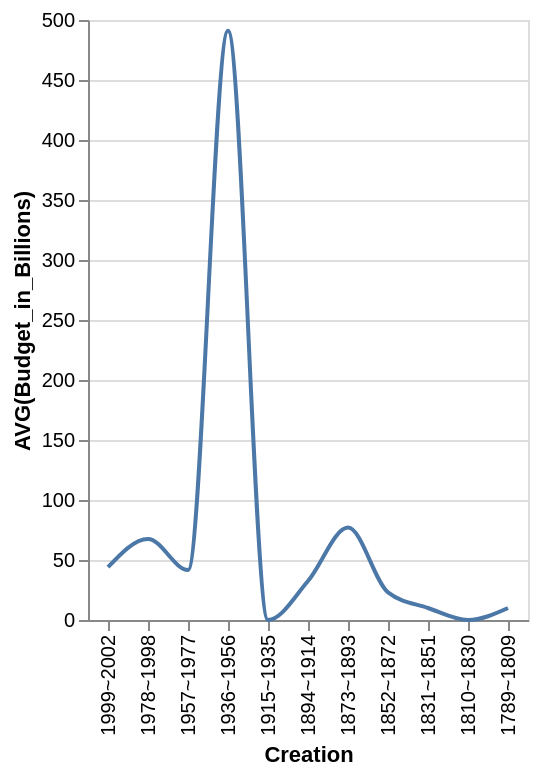

Vega-Lite specification for this chart:
### Vega-Lite specification from a JSON file in a GitHub repository (floating-point values rounded to 4 significant figures)
{"data": {"values": [{"x_data": "1789~1809", "y_data": 10}, {"x_data": "1810~1830", "y_data": 0}, {"x_data": "1831~1851", "y_data": 10}, {"x_data": "1852~1872", "y_data": 23}, {"x_data": "1873~1893", "y_data": 77}, {"x_data": "1894~1914", "y_data": 32.5}, {"x_data": "1915~1935", "y_data": 0}, {"x_data": "1936~1956", "y_data": 491}, {"x_data": "1957~1977", "y_data": 41.67}, {"x_data": "1978~1998", "y_data": 67.5}, {"x_data": "1999~2002", "y_data": 44}]}, "mark": {"type": "line", "interpolate": "monotone"}, "encoding": {"x": {"field": "x_data", "type": "nominal", "title": "Creation", "sort": "descending"}, "y": {"field": "y_data", "type": "quantitative", "title": "AVG(Budget_in_Billions)"}}}
